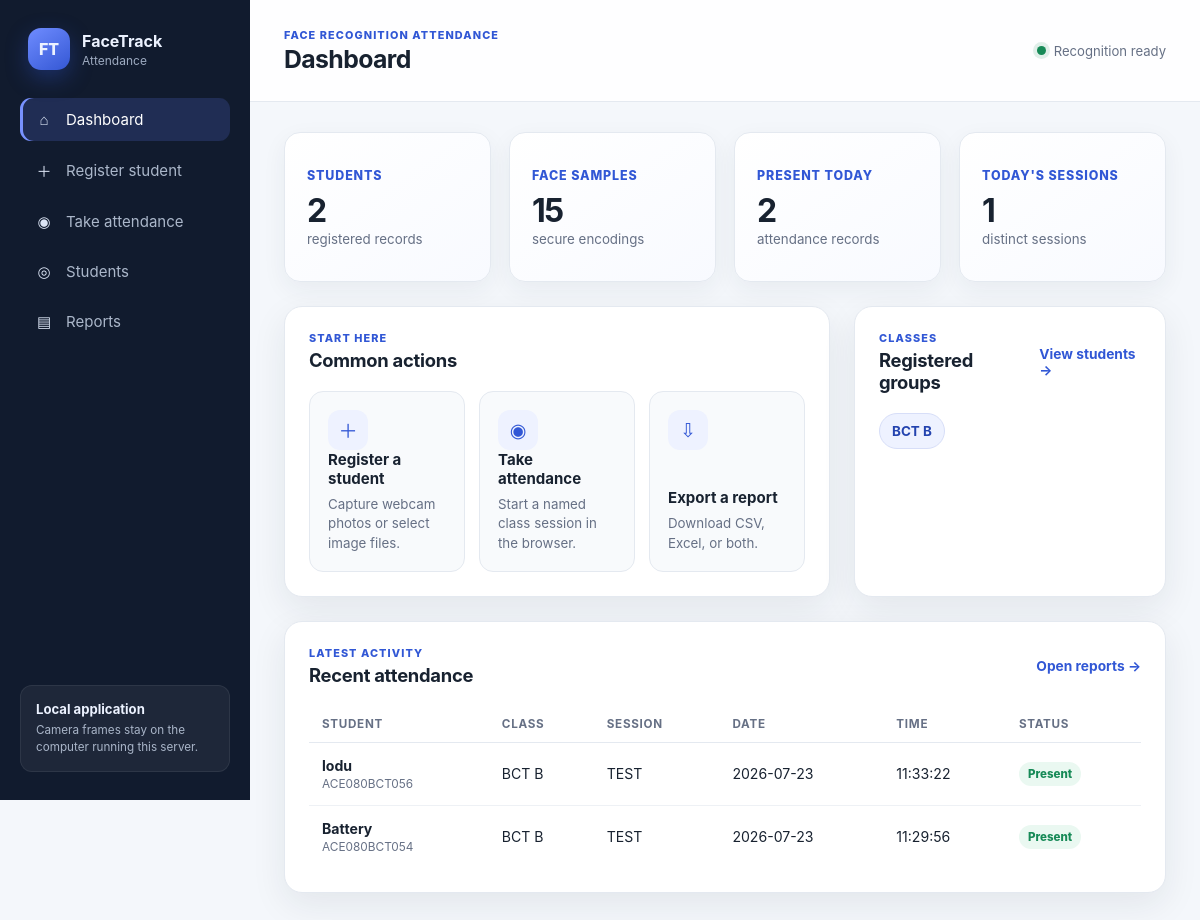
The page / on the database its author committed.
### tables this page shows
CREATE TABLE attendance (
                id INTEGER PRIMARY KEY AUTOINCREMENT,
                student_id TEXT NOT NULL,
                name TEXT NOT NULL,
                date TEXT NOT NULL,
                time TEXT NOT NULL,
                session_name TEXT NOT NULL DEFAULT 'default',
                status TEXT NOT NULL DEFAULT 'Present',
                FOREIGN KEY (student_id) REFERENCES students (student_id) ON DELETE CASCADE,
                UNIQUE(student_id, date, session_name)
            );

CREATE TABLE students (
                id INTEGER PRIMARY KEY AUTOINCREMENT,
                student_id TEXT UNIQUE NOT NULL,
                name TEXT NOT NULL,
                class_name TEXT NOT NULL DEFAULT '',
                created_at TEXT NOT NULL DEFAULT CURRENT_TIMESTAMP
            );

### app.py (the view)
@app.route("/")
def dashboard():
    students = db.get_students_with_encoding_counts()
    today_rows = db.get_attendance_by_date()
    recent = db.get_recent_attendance(10)
    sessions_today = sorted({row[3] for row in today_rows})
    return render_template(
        "dashboard.html",
        page="dashboard",
        student_count=len(students),
        secure_encoding_count=sum(row[3] for row in students),
        present_today=len(today_rows),
        session_count=len(sessions_today),
        recent=recent,
        classes=db.get_classes(),
    )

### app.py (called while the page is built)
def _csrf_token() -> str:
    token = session.get("csrf_token")
    if not token:
        token = secrets.token_urlsafe(32)
        session["csrf_token"] = token
    return token

@app.context_processor
def inject_template_globals() -> dict[str, Any]:
    return {
        "csrf_token": _csrf_token(),
        "today_iso": date.today().isoformat(),
        "face_engine_ready": face_recognition is not None,
    }

@app.before_request
def protect_unsafe_requests() -> None:
    if request.method in {"POST", "PUT", "PATCH", "DELETE"}:
        _require_csrf()

### database.py (called while the page is built)
def get_connection() -> sqlite3.Connection:
    conn = sqlite3.connect(DB_PATH)
    conn.execute("PRAGMA foreign_keys = ON")
    conn.execute("PRAGMA busy_timeout = 5000")
    return conn

@contextmanager
def connection():
    conn = get_connection()
    try:
        yield conn
        conn.commit()
    except Exception:
        conn.rollback()
        raise
    finally:
        conn.close()

def get_attendance_by_date(
    target_date: str | None = None,
    session_name: str | None = None,
) -> list[tuple[str, str, str, str, str, str, str]]:
    target_date = target_date or date.today().isoformat()
    query = """
        SELECT a.student_id, a.name, s.class_name, a.session_name,
               a.date, a.time, a.status
        FROM attendance a
        JOIN students s ON a.student_id = s.student_id
        WHERE a.date = ?
    """
    params: list[str] = [target_date]
    if session_name is not None:
        query += " AND a.session_name = ?"
        params.append(session_name.strip())
    query += " ORDER BY a.session_name, a.time, a.student_id"
    with connection() as conn:
        return conn.execute(query, params).fetchall()

def get_students_with_encoding_counts(
    class_name: str | None = None,
) -> list[tuple[str, str, str, int, str]]:
    query = """
        SELECT s.student_id, s.name, s.class_name,
               SUM(CASE WHEN fe.encoding_format = 'npy' THEN 1 ELSE 0 END) AS encoding_count,
               s.created_at
        FROM students s
        LEFT JOIN face_encodings fe ON fe.student_id = s.student_id
    """
    params: tuple[str, ...] = ()
    if class_name is not None:
        query += " WHERE s.class_name = ?"
        params = (class_name.strip(),)
    query += " GROUP BY s.student_id, s.name, s.class_name, s.created_at ORDER BY s.student_id"
    with connection() as conn:
        return conn.execute(query, params).fetchall()

### templates/dashboard.html (shortened to what this page needs)
{% extends "base.html" %}
{% block page_heading %}Dashboard{% endblock %}
{% block content %}
<section class="stats-grid">
  <article class="stat-card"><span class="stat-label">Students</span><strong>{{ student_count }}</strong><small>registered records</small></article>
  <article class="stat-card"><span class="stat-label">Face samples</span><strong>{{ secure_encoding_count }}</strong><small>secure encodings</small></article>
  <article class="stat-card"><span class="stat-label">Present today</span><strong>{{ present_today }}</strong><small>attendance records</small></article>
  <article class="stat-card"><span class="stat-label">Today's sessions</span><strong>{{ session_count }}</strong><small>distinct sessions</small></article>
</section>
<section class="two-column-grid">
  <article class="panel action-panel">
    <div class="panel-heading"><div><p class="eyebrow">Start here</p><h2>Common actions</h2></div></div>
    <div class="action-grid">
      <a class="action-card" href="{{ url_for('register_page') }}"><span class="action-icon">＋</span><strong>Register a student</strong><small>Capture webcam photos or select image files.</small></a>
      <a class="action-card" href="{{ url_for('attendance_page') }}"><span class="action-icon">◉</span><strong>Take attendance</strong><small>Start a named class session in the browser.</small></a>
      <a class="action-card" href="{{ url_for('reports_page') }}"><span class="action-icon">⇩</span><strong>Export a report</strong><small>Download CSV, Excel, or both.</small></a>
    </div>
  </article>
  <article class="panel">
    <div class="panel-heading"><div><p class="eyebrow">Classes</p><h2>Registered groups</h2></div><a class="text-link" href="{{ url_for('students_page') }}">View students →</a></div>
    {% if classes %}
      <div class="chip-list">{% for class_name in classes %}<a class="chip" href="{{ url_for('students_page', class=class_name) }}">{{ class_name }}</a>{% endfor %}</div>
    {% else %}
      <div class="empty-state compact"><strong>No classes yet</strong><span>Classes appear after students are registered.</span></div>
    {% endif %}
  </article>
</section>
<section class="panel">
  <div class="panel-heading"><div><p class="eyebrow">Latest activity</p><h2>Recent attendance</h2></div><a class="text-link" href="{{ url_for('reports_page') }}">Open reports →</a></div>
  {% if recent %}
  <div class="table-wrap">
    <table>
      <thead><tr><th>Student</th><th>Class</th><th>Session</th><th>Date</th><th>Time</th><th>Status</th></tr></thead>
      <tbody>
      {% for row in recent %}
        <tr><td><strong>{{ row[1] }}</strong><small class="table-subtext">{{ row[0] }}</small></td><td>{{ row[2] or '—' }}</td><td>{{ row[3] }}</td><td>{{ row[4] }}</td><td>{{ row[5] }}</td><td><span class="badge success">{{ row[6] }}</span></td></tr>
      {% endfor %}
      </tbody>
    </table>
  </div>
  {% else %}
    <div class="empty-state"><strong>No attendance recorded</strong><span>Start an attendance session to see activity here.</span></div>
  {% endif %}
</section>
{% endblock %}

### templates/base.html (shortened to what this page needs)
<!doctype html>
<html lang="en">
<head>
  <link rel="stylesheet" href="{{ url_for('static', filename='css/app.css') }}">
</head>
<body>
  <div class="app-shell">
    <aside class="sidebar" id="sidebar">
      <a class="brand" href="{{ url_for('dashboard') }}">
        <span class="brand-mark">FT</span>
        <span><strong>FaceTrack</strong><small>Attendance</small></span>
      </a>
      <nav class="nav-list" aria-label="Main navigation">
        <a class="nav-link {{ 'active' if page == 'dashboard' else '' }}" href="{{ url_for('dashboard') }}"><span>⌂</span> Dashboard</a>
        <a class="nav-link {{ 'active' if page == 'register' else '' }}" href="{{ url_for('register_page') }}"><span>＋</span> Register student</a>
        <a class="nav-link {{ 'active' if page == 'attendance' else '' }}" href="{{ url_for('attendance_page') }}"><span>◉</span> Take attendance</a>
        <a class="nav-link {{ 'active' if page == 'students' else '' }}" href="{{ url_for('students_page') }}"><span>◎</span> Students</a>
        <a class="nav-link {{ 'active' if page == 'reports' else '' }}" href="{{ url_for('reports_page') }}"><span>▤</span> Reports</a>
      </nav>
      <div class="sidebar-note">
        <strong>Local application</strong>
        <span>Camera frames stay on the computer running this server.</span>
      </div>
    </aside>
    <div class="main-column">
      <header class="topbar">
        <div>
          <p class="eyebrow">Face recognition attendance</p>
          <h1>{% block page_heading %}Dashboard{% endblock %}</h1>
        </div>
        <div class="topbar-status">
          <span class="status-dot {{ 'success' if face_engine_ready else 'danger' }}"></span>
          {{ 'Recognition ready' if face_engine_ready else 'Recognition unavailable' }}
        </div>
      </header>
      <main class="content">
        {% block content %}{% endblock %}
      </main>
    </div>
  </div>
</body>
</html>

### rows shown on the page
attendance: name "lodu", student "ACE080BCT056", class_name "BCT B", session_name "TEST", date "2026-07-23", time "11:33:22", status "Present"
attendance: name "Battery", student "ACE080BCT054", class_name "BCT B", session_name "TEST", date "2026-07-23", time "11:29:56", status "Present"

### other values the page prints
{{ student_count }} "2"
{{ secure_encoding_count }} "15"
{{ present_today }} "2"
{{ session_count }} "1"
{{ class_name }} "BCT B"
